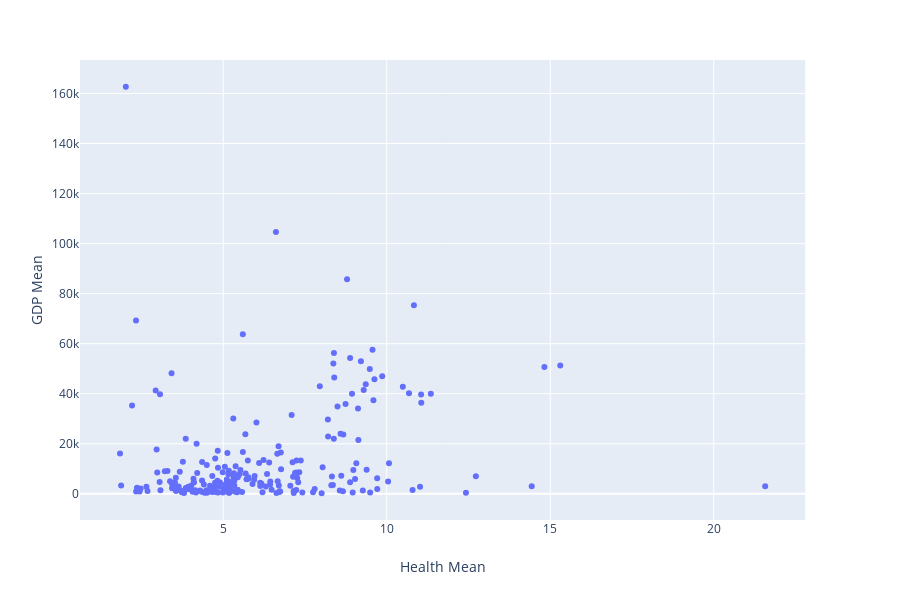

Here is the notebook cell this chart was saved with:
### Code cell
#scatter plot
scatter_health = px.scatter(merged_health, y="GDP Mean", x="Health Mean",hover_data=['Country'])
scatter_health.show()

### Figure 1 — Plotly figure (JSON) as saved in the notebook; plotly's stock layout.template omitted (floating-point values rounded to 4 significant figures; data arrays with more than 128 entries replaced by an {"elided": "..."} marker saying what was removed)
{"data": [{"customdata": {"elided": "234x1 str values"}, "hoverlabel": {"namelength": 0}, "hovertemplate": "Health Mean=%{x}<br>GDP Mean=%{y}<br>Country=%{customdata[0]}", "legendgroup": "", "marker": {"color": "#636efa", "symbol": "circle"}, "mode": "markers", "name": "", "showlegend": false, "type": "scatter", "x": {"elided": "234 float values"}, "xaxis": "x", "y": {"elided": "234 str values"}, "yaxis": "y"}], "layout": {"height": 600, "legend": {"tracegroupgap": 0}, "margin": {"t": 60}, "xaxis": {"anchor": "y", "domain": [0, 0.98], "title": {"text": "Health Mean"}}, "yaxis": {"anchor": "x", "domain": [0, 1], "title": {"text": "GDP Mean"}}}}
